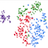

R code for this plot:
source("visrutils.R")

##############################################################################
# Parameters
##############################################################################

visr.app.start("Clustering",
               info = "Multiple clustering algorithms",
               debugdata = iris)

##############################################################################
# Input
visr.category("Input")
visr.param("input_columns", type = "multi-column-numerical",
           debugvalue = c("Sepal.Length","Sepal.Width","Petal.Length","Petal.Width" ))

CLUSTERING_KMEANS = "k-means"
CLUSTERING_SPECTRAL = "Spectral Clustering"
CLUSTERING_DBSCAN = "DBSCAN"

visr.category("Clustering methods")
visr.param("clustering_method", items=c(CLUSTERING_KMEANS, CLUSTERING_SPECTRAL, CLUSTERING_DBSCAN))

##############################################################################
# k-means parameters
visr.category("k-means Parameters", active.condition = paste0("visr.param.clustering_method =='", CLUSTERING_KMEANS, "'"))
visr.param("kmeans_k", default = 3L, min = 1L, max = 100L)
visr.param("kmeans_algorithm", items = c("Hartigan-Wong", "Lloyd", "MacQueen"))
visr.param.kmeans_itermax <- 50 # not exposed to UI

# spectral clustering parameters
visr.category("Spectral Clustering Parameters", active.condition = paste0("visr.param.clustering_method =='", CLUSTERING_SPECTRAL, "'"))
visr.param("spectral_k", default = 3L, min = 1L, max = 100L)
visr.param("spectral_kernel",
           items = c("rbfdot", "polydot", "vanilladot", "tanhdot", "laplacedot", "besseldot", "anovadot", "splinedot", "stringdot"),
           item.labels = c("Radial Basis (Gaussian)", "Polynomial", "Linear", "Hyperbolic", "Laplacian", "Bessel", "ANOVA RBF", "Spline", "String"))

##############################################################################
# DBScan parameters
visr.category("DBScan Parameters", active.condition = paste0("visr.param.clustering_method =='", CLUSTERING_DBSCAN, "'"))

visr.param("dbscan_epsilon", default = 1.0, min = 0.0, max = 1000.0,
           info = "Size of the epsilon neighborhood", debugvalue = 0.4)
visr.param("dbscan_min_pts", default = 5L, min = 2L, max = 1000L,
           info = "number of minimum points in the eps region (for core points)")
visr.param("dbscan_border_pts", default = TRUE)

visr.category("Other Parameters")
visr.param("sortids", label="Sort Clusters",
           info = "Sort clusters based on cluster size before assigning IDs. So largest cluster will always get the cluster ID = 1",
           default = TRUE)


##############################################################################
# Output parameters
visr.category("Clustering Output")
visr.param("cluster_ids", type = "output-column", default = "clusterID", debugvalue = "cid")
visr.param("quality_criteria", type = "output-table", options = "importRowNames=false", default = "quality_criteria", debugvalue = "qc")

##############################################################################
visr.category("Plot Options")
PLOT_TYPE_TSNE = "2D scatter plot: t-SNE"
PLOT_TYPE_PCA = "2D scatter plot: PCA"
PLOT_TYPE_MDS = "2D scatter plot: MDS"
visr.param("plot_type", items = c(PLOT_TYPE_PCA, PLOT_TYPE_MDS, PLOT_TYPE_TSNE), default=PLOT_TYPE_TSNE)
visr.param("draw_hull", default = TRUE)
visr.param("plotxy", info = "Column name prefix to output XY coordinates of the plot", type = "output-multi-column", debugvalue = "plotxy")

visr.app.end(printjson = TRUE, writefile = TRUE)
visr.applyParameters()

if (!visr.isGUI()) { # RStudio debug
  visr.input <- visr.readDataTable("~/SFU/visrseq-prototypes/Data/BobRoss/BobRoss.tsv")
  visr.param.input_columns <- c(colnames(visr.input)[6:ncol(visr.input)])
  visr.param.clustering_method = CLUSTERING_KMEANS
  visr.param.kmeans_k = 10
  #visr.param.dbscan_min_pts <- 10
  #visr.param.dbscan_epsilon <- 1.65
  #visr.param.dbscan_border_pts <- TRUE
  visr.param.plot_type <- PLOT_TYPE_TSNE
}

##############################################################################
# Compute clusters
##############################################################################

visr.library("dbscan") # used for dbscan and also hullplot and adjustcolor

x <- visr.input[, visr.param.input_columns]
x_matrix <- as.matrix(sapply(x, as.numeric))

if (visr.param.clustering_method == CLUSTERING_KMEANS) {
  ####### k-means
  kmeans_result <- kmeans(x, centers = visr.param.kmeans_k, iter.max = visr.param.kmeans_itermax, algorithm = visr.param.kmeans_algorithm)
  cluster_ids <- kmeans_result$cluster
} else if (visr.param.clustering_method == CLUSTERING_SPECTRAL) {
  ####### spectral
  visr.library("kernlab")
  specc_result <- specc(x_matrix, centers = visr.param.spectral_k, kernel = visr.param.spectral_kernel)
  cluster_ids <- specc_result@.Data
} else if (visr.param.clustering_method == CLUSTERING_DBSCAN) {
  ####### DBSCAN
  cluster_result <- dbscan(x, eps = visr.param.dbscan_epsilon, minPts = visr.param.dbscan_min_pts, borderPoints = visr.param.dbscan_border_pts)
  cluster_ids <- cluster_result$cluster
}

if (visr.param.sortids) {
  ids_sorted <- dimnames(sort(table(cluster_ids), decreasing = T))[[1]]
  sorted_clusterid <- cluster_ids
  for (c in 1:length(ids_sorted)) {
    sorted_clusterid[which(cluster_ids == ids_sorted[c])] <- c
  }
  cluster_ids <- sorted_clusterid
}


visr.param.cluster_ids <- as.factor(cluster_ids)

################################################
# Output plots
################################################
col = adjustcolor(visr.var.customPalette25, alpha.f = 0.7)

if (ncol(x) <= 2) {
  x2d = x
} else if (visr.param.plot_type == PLOT_TYPE_PCA) {
  x2d <- prcomp(x)$x[, 1:2] # first two principal components
} else if (visr.param.plot_type == PLOT_TYPE_MDS) {
  d <- dist(x) #, method = "euclidean")
  fit <- cmdscale(d, eig = TRUE) # k = 2
  x2d <- fit$points
  colnames(x2d) <- c("MDS-1", "MDS-2")
} else if (visr.param.plot_type == PLOT_TYPE_TSNE) {
  visr.library("Rtsne")
  # ecb = function(x,y){plot(x, col = col[cluster_ids%%length(col) + 1L], pch=19)} #plot(x,t='n'); text(x,labels=iris$Species, col=colors[iris$Species]) }
  set.seed(31415) # Set a fixed seed to get reproducible plot
  tsne_out <- Rtsne(x_matrix, check_duplicates = FALSE) #tsne(x_matrix, initial_dims = ncol(x_matrix), max_iter = 1000, epoch = 25, epoch_callback = ecb, perplexity=0.75)
  rm(.Random.seed, envir=globalenv()) # back to random seed
  x2d <- tsne_out$Y
  colnames(x2d) <- c("t-SNE-1", "t-SNE-2")
}

visr.library("ggplot2")
x2d_colnames <- colnames(x2d)
colnames(x2d) <- c("x", "y")
plot(x2d, pch=19, col = col[cluster_ids%%length(col) + 1L])

p <-
  ggplot(data.frame(x2d), aes(x, y)) +
  theme_bw() +
  theme(panel.grid.major = element_blank(),
        panel.grid.minor = element_blank(), axis.line = element_line(colour = "gray")) +
  geom_point(colour = col[cluster_ids%%length(col) + 1L]) +
  labs(x = x2d_colnames[1]) +
  labs(y = x2d_colnames[2])

if (visr.param.draw_hull) {
  # convex hull:
  # hullplot(x2d, cluster_ids, cex=1, pch=19, col=col)
  DRAW_SMOOTH = TRUE
  if (DRAW_SMOOTH) {
  visr.library("ggalt")
  p <- p + geom_encircle(aes(group=cluster_ids),
                         s_shape=0.5,
                         expand=0.01,
                         fill = col[cluster_ids%%length(col) + 1L],
                         colour = "white",
                         alpha=0.2) + guides(fill=FALSE)
  } else {
    visr.library("alphahull")
    fortify.ashape <- function(ashape_res) {
      xdf <- data.frame(ashape_res$edges)
      xdf <- do.call(
        rbind,
        lapply(1:nrow(xdf), function(i) {
          rbind(
            data.frame(x=xdf$x1[i], y=xdf$y1[i]),
            data.frame(x=xdf$x2[i], y=xdf$y2[i])
          )
        })
      )
      xdf <- xdf[order(-1 * atan2(
        xdf$y - mean(range(xdf$y)),
        xdf$x - mean(range(xdf$x)))), c("x", "y")]
      xdf <- rbind.data.frame(xdf[nrow(xdf),], xdf[1:(nrow(xdf)-1),])
      xdf
    }

    for (cl in 1:max(cluster_ids)) {
      cl_rows <- which(cluster_ids == cl)
      if (length(cl_rows) > 1) {
        x2d_nodup <- x2d[cl_rows, ]
        # remove duplicate points so the ahull function doesn't error out
        nodup_rows <- which(!duplicated(as.matrix(as.data.frame(x2d_nodup))))
        if (length(nodup_rows) > 2) {
          x2d_nodup <- x2d_nodup[nodup_rows, ]
          # colnames(x2d_nodup) <- c("x", "y")
          alphashape1 <- ashape(x2d_nodup,alpha=10)
          p <- p + geom_polygon(data=alphashape1, aes(x, y),
                                fill=col[cl%%length(col) + 1L], alpha=0.1)
        }
      }
    }
  }
}
print(p)
#plot(x2d, pch=19, col = col[cluster_ids%%length(col) + 1L])
colnames(x2d) <- x2d_colnames
visr.param.plotxy <- x2d

################################################
# Compute internal clustering criteria
################################################
if (visr.param.quality_criteria != "") {
  visr.library("clusterCrit")
  # visr.library("cluster")
  # cat(paste(getCriteriaNames(TRUE), collapse = '",\n"'))
  critNames = c(
    "Ball_Hall",
    "Banfeld_Raftery",
    "C_index",
    "Calinski_Harabasz",
    "Davies_Bouldin",
    # "Det_Ratio", # all NAN
    "Dunn",
    "Gamma",
    "G_plus",
    "GDI11",
    "GDI12",
    "GDI13",
    "GDI21",
    "GDI22",
    "GDI23",
    "GDI31",
    "GDI32",
    "GDI33",
    "GDI41",
    "GDI42",
    "GDI43",
    "GDI51",
    "GDI52",
    "GDI53",
    # "Ksq_DetW", # all 0
    # "Log_Det_Ratio", # all 0
    "Log_SS_Ratio",
    "McClain_Rao",
    "PBM",
    "Point_Biserial",
    "Ray_Turi",
    # "Ratkowsky_Lance", # all NAN
    # "Scott_Symons", # all -Inf
    "SD_Scat",
    "SD_Dis",
    # "S_Dbw", #NAN
    "Silhouette",
    "Tau",
    "Trace_W",
    #"Trace_WiB",
    "Wemmert_Gancarski",
    "Xie_Beni"
    )
  #critNames = "all"
  critValues <- intCriteria(x_matrix, cluster_ids, critNames)
  critValues[["NumClusters"]] <- length(levels(as.factor(cluster_ids)))
  visr.param.quality_criteria <- as.data.frame(critValues)
  colnames(visr.param.quality_criteria) <- c(critNames, "NumClusters")
}
